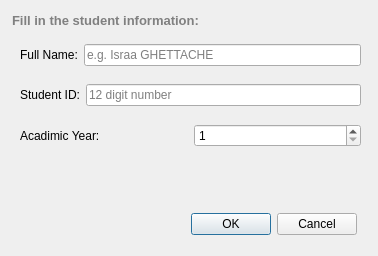
<?xml version="1.0" encoding="UTF-8"?>
<ui version="4.0">
 <class>StudentDialog</class>
 <widget class="QDialog" name="StudentDialog">
  <property name="geometry">
   <rect>
    <x>0</x>
    <y>0</y>
    <width>378</width>
    <height>256</height>
   </rect>
  </property>
  <property name="windowTitle">
   <string>Dialog</string>
  </property>
  <widget class="QLabel" name="label">
   <property name="geometry">
    <rect>
     <x>12</x>
     <y>10</y>
     <width>251</width>
     <height>20</height>
    </rect>
   </property>
   <property name="styleSheet">
    <string notr="true">font-weight: bold;
font-size: 13px;
color:grey;</string>
   </property>
   <property name="text">
    <string>Fill in the student information:</string>
   </property>
  </widget>
  <widget class="QDialogButtonBox" name="buttonBox">
   <property name="geometry">
    <rect>
     <x>190</x>
     <y>210</y>
     <width>167</width>
     <height>29</height>
    </rect>
   </property>
   <property name="standardButtons">
    <set>QDialogButtonBox::StandardButton::Cancel|QDialogButtonBox::StandardButton::Ok</set>
   </property>
  </widget>
  <widget class="QWidget" name="layoutWidget">
   <property name="geometry">
    <rect>
     <x>20</x>
     <y>40</y>
     <width>341</width>
     <height>30</height>
    </rect>
   </property>
   <layout class="QHBoxLayout" name="horizontalLayout">
    <item>
     <widget class="QLabel" name="label_2">
      <property name="text">
       <string>Full Name:</string>
      </property>
     </widget>
    </item>
    <item>
     <widget class="QLineEdit" name="lineName">
      <property name="placeholderText">
       <string>e.g. Israa GHETTACHE</string>
      </property>
     </widget>
    </item>
   </layout>
  </widget>
  <widget class="QWidget" name="layoutWidget">
   <property name="geometry">
    <rect>
     <x>20</x>
     <y>80</y>
     <width>341</width>
     <height>30</height>
    </rect>
   </property>
   <layout class="QHBoxLayout" name="horizontalLayout_2">
    <item>
     <widget class="QLabel" name="label_3">
      <property name="text">
       <string>Student ID:</string>
      </property>
     </widget>
    </item>
    <item>
     <widget class="QLineEdit" name="lineId">
      <property name="placeholderText">
       <string>12 digit number</string>
      </property>
     </widget>
    </item>
   </layout>
  </widget>
  <widget class="QWidget" name="layoutWidget">
   <property name="geometry">
    <rect>
     <x>20</x>
     <y>120</y>
     <width>341</width>
     <height>31</height>
    </rect>
   </property>
   <layout class="QHBoxLayout" name="horizontalLayout_3">
    <item>
     <widget class="QLabel" name="label_4">
      <property name="text">
       <string>Acadimic Year:</string>
      </property>
     </widget>
    </item>
    <item>
     <widget class="QSpinBox" name="spinYEar">
      <property name="minimum">
       <number>1</number>
      </property>
      <property name="maximum">
       <number>7</number>
      </property>
     </widget>
    </item>
   </layout>
  </widget>
 </widget>
 <resources/>
 <connections/>
</ui>
